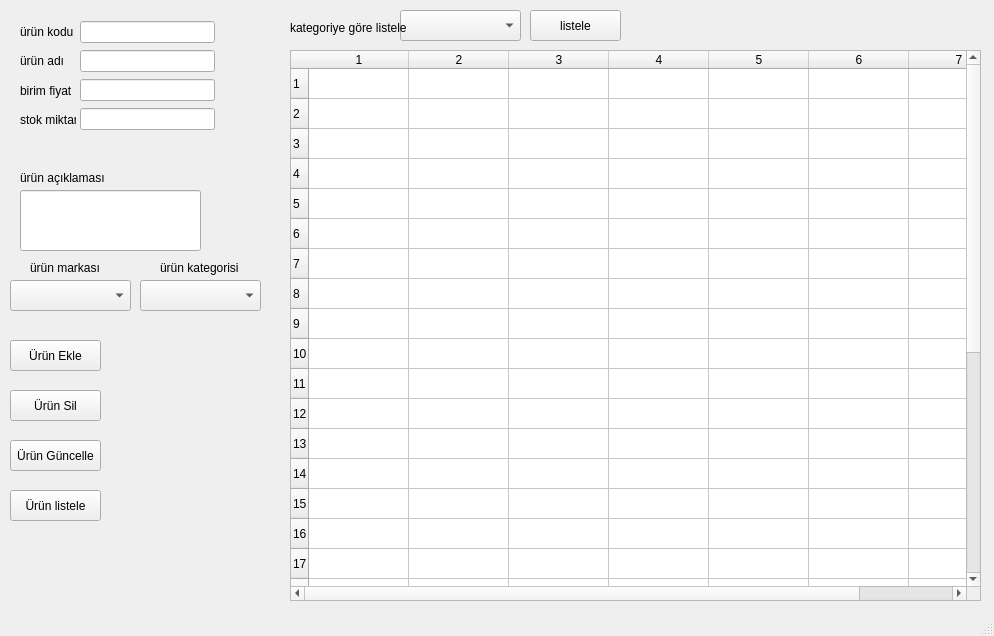
<?xml version="1.0" encoding="UTF-8"?>
<ui version="4.0">
 <class>MainWindow</class>
 <widget class="QMainWindow" name="MainWindow">
  <property name="geometry">
   <rect>
    <x>0</x>
    <y>0</y>
    <width>994</width>
    <height>636</height>
   </rect>
  </property>
  <property name="windowTitle">
   <string>MainWindow</string>
  </property>
  <widget class="QWidget" name="centralwidget">
   <widget class="QLabel" name="label_5">
    <property name="geometry">
     <rect>
      <x>20</x>
      <y>170</y>
      <width>91</width>
      <height>16</height>
     </rect>
    </property>
    <property name="text">
     <string>ürün açıklaması</string>
    </property>
   </widget>
   <widget class="QComboBox" name="cmb_marka">
    <property name="geometry">
     <rect>
      <x>10</x>
      <y>280</y>
      <width>121</width>
      <height>31</height>
     </rect>
    </property>
    <property name="currentIndex">
     <number>-1</number>
    </property>
    <item>
     <property name="text">
      <string>Acer</string>
     </property>
    </item>
    <item>
     <property name="text">
      <string>Samsung</string>
     </property>
    </item>
    <item>
     <property name="text">
      <string>Apple</string>
     </property>
    </item>
    <item>
     <property name="text">
      <string>Oppo</string>
     </property>
    </item>
   </widget>
   <widget class="QComboBox" name="cmb_kategori">
    <property name="geometry">
     <rect>
      <x>140</x>
      <y>280</y>
      <width>121</width>
      <height>31</height>
     </rect>
    </property>
    <property name="currentIndex">
     <number>-1</number>
    </property>
    <item>
     <property name="text">
      <string>Telefon</string>
     </property>
    </item>
    <item>
     <property name="text">
      <string>Bilgisayar</string>
     </property>
    </item>
    <item>
     <property name="text">
      <string>Beyaz Eşya</string>
     </property>
    </item>
   </widget>
   <widget class="QLabel" name="label_6">
    <property name="geometry">
     <rect>
      <x>30</x>
      <y>260</y>
      <width>91</width>
      <height>16</height>
     </rect>
    </property>
    <property name="text">
     <string>ürün markası</string>
    </property>
   </widget>
   <widget class="QLabel" name="label_7">
    <property name="geometry">
     <rect>
      <x>160</x>
      <y>260</y>
      <width>91</width>
      <height>16</height>
     </rect>
    </property>
    <property name="text">
     <string>ürün kategorisi</string>
    </property>
   </widget>
   <widget class="QLineEdit" name="lne_urunaciklamasi">
    <property name="geometry">
     <rect>
      <x>20</x>
      <y>190</y>
      <width>181</width>
      <height>61</height>
     </rect>
    </property>
   </widget>
   <widget class="QTableWidget" name="tbl_listele">
    <property name="geometry">
     <rect>
      <x>290</x>
      <y>50</y>
      <width>691</width>
      <height>551</height>
     </rect>
    </property>
    <property name="rowCount">
     <number>30</number>
    </property>
    <property name="columnCount">
     <number>7</number>
    </property>
    <row/>
    <row/>
    <row/>
    <row/>
    <row/>
    <row/>
    <row/>
    <row/>
    <row/>
    <row/>
    <row/>
    <row/>
    <row/>
    <row/>
    <row/>
    <row/>
    <row/>
    <row/>
    <row/>
    <row/>
    <row/>
    <row/>
    <row/>
    <row/>
    <row/>
    <row/>
    <row/>
    <row/>
    <row/>
    <row/>
    <column/>
    <column/>
    <column/>
    <column/>
    <column/>
    <column/>
    <column/>
   </widget>
   <widget class="QComboBox" name="cmb_kategorilistele">
    <property name="geometry">
     <rect>
      <x>400</x>
      <y>10</y>
      <width>121</width>
      <height>31</height>
     </rect>
    </property>
    <property name="currentIndex">
     <number>-1</number>
    </property>
    <item>
     <property name="text">
      <string>Telefon</string>
     </property>
    </item>
    <item>
     <property name="text">
      <string>Bilgisayar</string>
     </property>
    </item>
    <item>
     <property name="text">
      <string>Beyaz Eşya</string>
     </property>
    </item>
   </widget>
   <widget class="QLabel" name="label_8">
    <property name="geometry">
     <rect>
      <x>290</x>
      <y>20</y>
      <width>131</width>
      <height>16</height>
     </rect>
    </property>
    <property name="text">
     <string>kategoriye göre listele</string>
    </property>
   </widget>
   <widget class="QPushButton" name="btn_kategorilistele">
    <property name="geometry">
     <rect>
      <x>530</x>
      <y>10</y>
      <width>91</width>
      <height>31</height>
     </rect>
    </property>
    <property name="text">
     <string>listele</string>
    </property>
   </widget>
   <widget class="QPushButton" name="btn_ekle">
    <property name="geometry">
     <rect>
      <x>10</x>
      <y>340</y>
      <width>91</width>
      <height>31</height>
     </rect>
    </property>
    <property name="text">
     <string>Ürün Ekle</string>
    </property>
   </widget>
   <widget class="QPushButton" name="btn_sil">
    <property name="geometry">
     <rect>
      <x>10</x>
      <y>390</y>
      <width>91</width>
      <height>31</height>
     </rect>
    </property>
    <property name="text">
     <string>Ürün Sil</string>
    </property>
   </widget>
   <widget class="QPushButton" name="btn_guncelle">
    <property name="geometry">
     <rect>
      <x>10</x>
      <y>440</y>
      <width>91</width>
      <height>31</height>
     </rect>
    </property>
    <property name="text">
     <string>Ürün Güncelle</string>
    </property>
   </widget>
   <widget class="QPushButton" name="btn_listele">
    <property name="geometry">
     <rect>
      <x>10</x>
      <y>490</y>
      <width>91</width>
      <height>31</height>
     </rect>
    </property>
    <property name="text">
     <string>Ürün listele</string>
    </property>
   </widget>
   <widget class="QWidget" name="">
    <property name="geometry">
     <rect>
      <x>20</x>
      <y>20</y>
      <width>56</width>
      <height>111</height>
     </rect>
    </property>
    <layout class="QVBoxLayout" name="verticalLayout">
     <item>
      <widget class="QLabel" name="label">
       <property name="text">
        <string>ürün kodu</string>
       </property>
      </widget>
     </item>
     <item>
      <widget class="QLabel" name="label_2">
       <property name="text">
        <string>ürün adı</string>
       </property>
      </widget>
     </item>
     <item>
      <widget class="QLabel" name="label_3">
       <property name="text">
        <string>birim fiyat</string>
       </property>
      </widget>
     </item>
     <item>
      <widget class="QLabel" name="label_4">
       <property name="text">
        <string>stok miktarı</string>
       </property>
      </widget>
     </item>
    </layout>
   </widget>
   <widget class="QWidget" name="">
    <property name="geometry">
     <rect>
      <x>80</x>
      <y>20</y>
      <width>135</width>
      <height>111</height>
     </rect>
    </property>
    <layout class="QVBoxLayout" name="verticalLayout_2">
     <item>
      <widget class="QLineEdit" name="lne_urunkodu"/>
     </item>
     <item>
      <widget class="QLineEdit" name="lne_urunadi"/>
     </item>
     <item>
      <widget class="QLineEdit" name="lne_birimfiyat"/>
     </item>
     <item>
      <widget class="QLineEdit" name="lne_stokmiktari"/>
     </item>
    </layout>
   </widget>
  </widget>
  <widget class="QMenuBar" name="menubar">
   <property name="geometry">
    <rect>
     <x>0</x>
     <y>0</y>
     <width>994</width>
     <height>21</height>
    </rect>
   </property>
  </widget>
  <widget class="QStatusBar" name="statusbar"/>
 </widget>
 <resources/>
 <connections/>
</ui>
